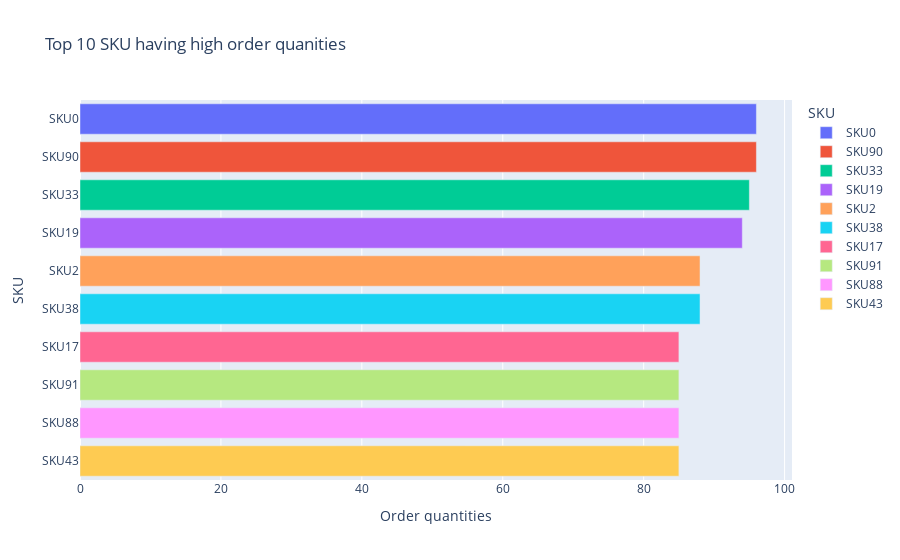

The cell this chart's notebook holds for it:
### Markdown cell above
**Order Quantity by SKU**

### Code cell
order_quantity=df.sort_values(by="Order quantities",ascending=False).head(10)
order_quantity_fig=px.bar(order_quantity, x="Order quantities", y="SKU", orientation='h',title="Top 10 SKU having high order quanities",color="SKU")
order_quantity_fig.show()

### Figure 1 — Plotly figure (JSON) as saved in the notebook; plotly's stock layout.template omitted (floating-point values rounded to 4 significant figures)
{"data": [{"alignmentgroup": "True", "hovertemplate": "SKU=%{y}<br>Order quantities=%{x}<extra></extra>", "legendgroup": "SKU0", "marker": {"color": "#636efa", "pattern": {"shape": ""}}, "name": "SKU0", "offsetgroup": "SKU0", "orientation": "h", "showlegend": true, "textposition": "auto", "type": "bar", "x": [96], "xaxis": "x", "y": ["SKU0"], "yaxis": "y"}, {"alignmentgroup": "True", "hovertemplate": "SKU=%{y}<br>Order quantities=%{x}<extra></extra>", "legendgroup": "SKU90", "marker": {"color": "#EF553B", "pattern": {"shape": ""}}, "name": "SKU90", "offsetgroup": "SKU90", "orientation": "h", "showlegend": true, "textposition": "auto", "type": "bar", "x": [96], "xaxis": "x", "y": ["SKU90"], "yaxis": "y"}, {"alignmentgroup": "True", "hovertemplate": "SKU=%{y}<br>Order quantities=%{x}<extra></extra>", "legendgroup": "SKU33", "marker": {"color": "#00cc96", "pattern": {"shape": ""}}, "name": "SKU33", "offsetgroup": "SKU33", "orientation": "h", "showlegend": true, "textposition": "auto", "type": "bar", "x": [95], "xaxis": "x", "y": ["SKU33"], "yaxis": "y"}, {"alignmentgroup": "True", "hovertemplate": "SKU=%{y}<br>Order quantities=%{x}<extra></extra>", "legendgroup": "SKU19", "marker": {"color": "#ab63fa", "pattern": {"shape": ""}}, "name": "SKU19", "offsetgroup": "SKU19", "orientation": "h", "showlegend": true, "textposition": "auto", "type": "bar", "x": [94], "xaxis": "x", "y": ["SKU19"], "yaxis": "y"}, {"alignmentgroup": "True", "hovertemplate": "SKU=%{y}<br>Order quantities=%{x}<extra></extra>", "legendgroup": "SKU2", "marker": {"color": "#FFA15A", "pattern": {"shape": ""}}, "name": "SKU2", "offsetgroup": "SKU2", "orientation": "h", "showlegend": true, "textposition": "auto", "type": "bar", "x": [88], "xaxis": "x", "y": ["SKU2"], "yaxis": "y"}, {"alignmentgroup": "True", "hovertemplate": "SKU=%{y}<br>Order quantities=%{x}<extra></extra>", "legendgroup": "SKU38", "marker": {"color": "#19d3f3", "pattern": {"shape": ""}}, "name": "SKU38", "offsetgroup": "SKU38", "orientation": "h", "showlegend": true, "textposition": "auto", "type": "bar", "x": [88], "xaxis": "x", "y": ["SKU38"], "yaxis": "y"}, {"alignmentgroup": "True", "hovertemplate": "SKU=%{y}<br>Order quantities=%{x}<extra></extra>", "legendgroup": "SKU17", "marker": {"color": "#FF6692", "pattern": {"shape": ""}}, "name": "SKU17", "offsetgroup": "SKU17", "orientation": "h", "showlegend": true, "textposition": "auto", "type": "bar", "x": [85], "xaxis": "x", "y": ["SKU17"], "yaxis": "y"}, {"alignmentgroup": "True", "hovertemplate": "SKU=%{y}<br>Order quantities=%{x}<extra></extra>", "legendgroup": "SKU91", "marker": {"color": "#B6E880", "pattern": {"shape": ""}}, "name": "SKU91", "offsetgroup": "SKU91", "orientation": "h", "showlegend": true, "textposition": "auto", "type": "bar", "x": [85], "xaxis": "x", "y": ["SKU91"], "yaxis": "y"}, {"alignmentgroup": "True", "hovertemplate": "SKU=%{y}<br>Order quantities=%{x}<extra></extra>", "legendgroup": "SKU88", "marker": {"color": "#FF97FF", "pattern": {"shape": ""}}, "name": "SKU88", "offsetgroup": "SKU88", "orientation": "h", "showlegend": true, "textposition": "auto", "type": "bar", "x": [85], "xaxis": "x", "y": ["SKU88"], "yaxis": "y"}, {"alignmentgroup": "True", "hovertemplate": "SKU=%{y}<br>Order quantities=%{x}<extra></extra>", "legendgroup": "SKU43", "marker": {"color": "#FECB52", "pattern": {"shape": ""}}, "name": "SKU43", "offsetgroup": "SKU43", "orientation": "h", "showlegend": true, "textposition": "auto", "type": "bar", "x": [85], "xaxis": "x", "y": ["SKU43"], "yaxis": "y"}], "layout": {"autosize": true, "barmode": "relative", "dragmode": "zoom", "legend": {"title": {"text": "SKU"}, "tracegroupgap": 0}, "title": {"text": "Top 10 SKU having high order quanities"}, "xaxis": {"anchor": "y", "autorange": true, "domain": [0, 1], "range": [0, 101.1], "title": {"text": "Order quantities"}, "type": "linear"}, "yaxis": {"anchor": "x", "autorange": true, "categoryarray": ["SKU43", "SKU88", "SKU91", "SKU17", "SKU38", "SKU2", "SKU19", "SKU33", "SKU90", "SKU0"], "categoryorder": "array", "domain": [0, 1], "range": [-0.5, 9.5], "title": {"text": "SKU"}, "type": "category"}}}
